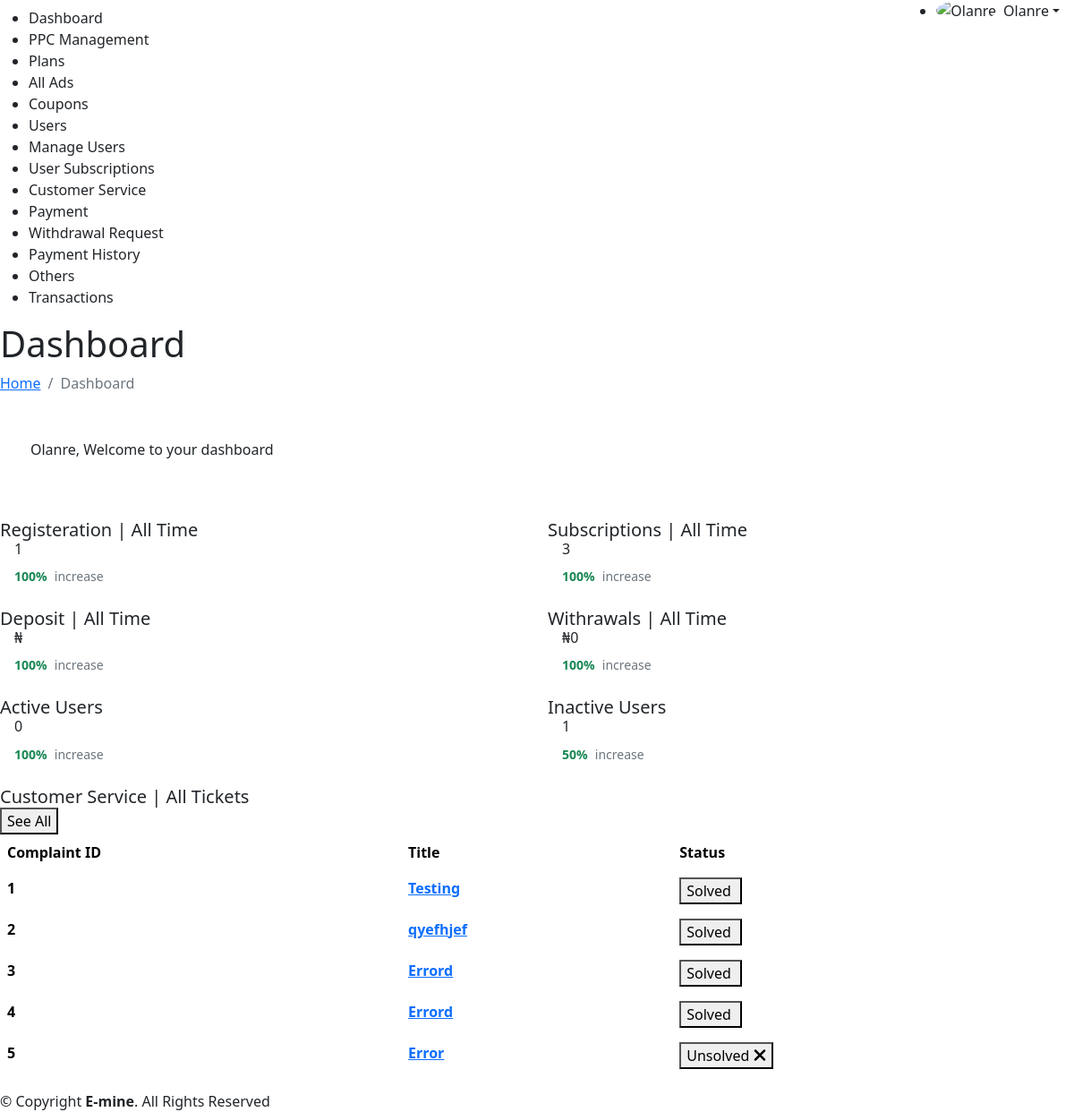
The page /admin/index/logged_in (signed in) on the database its author committed.
### tables this page shows
CREATE TABLE `support` (
  `id` int(11) NOT NULL,
  `user_id` int(11) NOT NULL,
  `subject` varchar(255) NOT NULL,
  `message` text NOT NULL,
  `status` int(11) NOT NULL,
  `reply` text NOT NULL,
  `created_on` timestamp NOT NULL DEFAULT current_timestamp(),
  `updated_on` varchar(50) DEFAULT NULL
);

### admin/config/function.php (called while the page is built, shortened)
<?php
    require_once('conn.php');
    function get_row_count($table) {
        try {
            global $db;
            $sql = "SELECT * FROM {$table}";
            $query = $db->prepare($sql);
            $query->execute();
            return $query->rowCount();
        } catch (PDOException $e) {}
    }
    function number_of_active_users() {
        global $db;
        $sql = "SELECT * FROM `users` WHERE `verification` = 1";
        $query = $db->prepare($sql);
        $query->execute();
        $users = $query->fetchAll(PDO::FETCH_ASSOC);
        return $query->rowCount();
    }
    function number_of_inactive_users() {
        global $db;
        $sql = "SELECT * FROM `users` WHERE `verification` = 0";
        $query = $db->prepare($sql);
        $query->execute();
        return $query->rowCount();
    }
    function get_total_withdrawal_amount() {
        global $db;
        $sql = "SELECT SUM(amount) AS total_withdraw FROM `withdrawals` WHERE `status` = 1";
        $query = $db->query($sql);
        return $query->fetch(PDO::FETCH_ASSOC)["total_withdraw"];
    }
?>

### admin/index.php (the view, shortened to what this page needs)
<?php
	require_once("config/function.php");
	if (isset($_SESSION['user'])  && isset($_SESSION['user_id']) && $_SESSION['position'] == "admin") {
		$user = $_SESSION['user'];
	} else {
		session_destroy();
		header("Location: /logged_out");
	}
	require_once("layout/admin-header.php");?>
	<main id="main" class="main">
		<section class="section dashboard">
			<div class="pagetitle">
				<h1>Dashboard</h1>
				<nav>
				  <ol class="breadcrumb">
					<li class="breadcrumb-item"><a href="index.php">Home</a></li>
					<li class="breadcrumb-item active">Dashboard</li>
				  </ol>
				</nav>
			</div>
			<?php if (isset($_GET["login"]) && ($_GET["login"] == true)) { ?>
				<div class="alert success mb-3">
					<p class="alert"><?= $user ?>, Welcome to your dashboard</p>
				</div>
			<?php } elseif (isset($_GET["register"]) && ($_GET["register"] == true)) { ?>
				<div class="alert success mb-3">
					<p class="alert"><?= $user ?>, Your account has been created successfully</p>
				</div>
			<?php } ?>
			<div class="row">
				<div class="col-12">
					<div class="row">
						<div class="col-xxl-4 col-md-6">
							<div class="info-card sales-card">
								<div class="card-body">
									<h5 class="card-title">Registeration <span>| All Time</span></h5>
									<div class="d-flex align-items-center">
										<div class="ps-3">
											<h6 class="b-5"><?= empty(get_row_count("users")) ? 0 : get_row_count("users")?></h6>
											<span class="text-success small pt-1 fw-bold">100%</span> <span class="text-muted small pt-2 ps-1">increase</span>
										</div>
									</div>
								</div>
							</div>
						</div>
						<div class="col-xxl-4 col-md-6 tab-mt-3">
							<div class="info-card revenue-card">
								<div class="card-body">
								<h5 class="card-title">Subscriptions <span>| All Time</span></h5>
								<div class="d-flex align-items-center">
									<div class="ps-3">
									<h6 class="b-5"><?= empty(get_row_count("Subscriptions")) ? 0 : get_row_count("Subscriptions") ?></h6>
									<span class="text-success small pt-1 fw-bold">100%</span> <span class="text-muted small pt-2 ps-1">increase</span>
									</div>
								</div>
								</div>
							</div>
						</div>
							<div class="col-xxl-4 col-md-6 mt-4">
								<div class="info-card sales-card">
									<div class="card-body">
										<h5 class="card-title">Deposit <span>| All Time</span></h5>
										<div class="d-flex align-items-center">
											<div class="ps-3">
												<h6 class="b-5">₦<?= "" ?></h6>
												<span class="text-success small pt-1 fw-bold">100%</span> <span class="text-muted small pt-2 ps-1">increase</span>
											</div>
										</div>
									</div>
								</div>
							</div>
							<div class="col-xxl-4 col-md-6 tab-mt-3 mt-4">
								<div class="info-card revenue-card">
									<div class="card-body">
									<h5 class="card-title">Withrawals <span>| All Time</span></h5>
									<div class="d-flex align-items-center">
										<div class="ps-3">
										<h6 class="b-5">₦<?= number_format(get_total_withdrawal_amount()) ?></h6>
										<span class="text-success small pt-1 fw-bold">100%</span> <span class="text-muted small pt-2 ps-1">increase</span>
										</div>
									</div>
									</div>
								</div>
							</div>
							<div class="col-xxl-4 col-md-6 mt-4">
								<div class="info-card sales-card">
									<div class="card-body">
										<h5 class="card-title"> Active Users</h5>
										<div class="d-flex align-items-center">
											<div class="ps-3">
												<h6 class="b-5"><?= number_of_active_users(); ?></h6>
												<span class="text-success small pt-1 fw-bold">100%</span> <span class="text-muted small pt-2 ps-1">increase</span>
											</div>
										</div>
									</div>
								</div>
							</div>
							<div class="col-xxl-4 col-md-6 tab-mt-3 mt-4">
								<div class="info-card revenue-card">
									<div class="card-body">
									<h5 class="card-title">Inactive Users</h5>
									<div class="d-flex align-items-center">
										<div class="ps-3">
										<h6 class="b-5"><?= number_of_inactive_users(); ?></h6>
										<span class="text-success small pt-1 fw-bold">50%</span> <span class="text-muted small pt-2 ps-1">increase</span>
										</div>
									</div>
									</div>
								</div>
							</div>
						<div class="col-12 mt-4">
							<div class="info-card top-selling overflow-auto">
								<div class="card-body pb-0">
									<div class="flex-between ai-center no-break">
										<h5 class="card-title">Customer Service <span>| All Tickets</span></h5>
										<a href="complaints"><button class="btn2">See All</button></a>
									</div>
								<table class="table table-borderless" id="complaints">
									<thead>
										<tr>
											<th scope="col" style="color: #000;">Complaint ID</th>
											<th scope="col" style="color: #000;">Title</th>
											<th scope="col" style="color: #000;">Status</th>
										</tr>
									</thead>
									<tbody>
										<?php
											global $db;
											$ticket_sql = "SELECT * FROM  `support` LIMIT 5";
											$ticket_query = $db->query($ticket_sql);
											$ticket_query->execute();
											$number_of_tickets = $ticket_query->rowCount();
											$ticket_details = $ticket_query->fetchAll(PDO::FETCH_ASSOC);
											if ($number_of_tickets > 0) {
												foreach ($ticket_details as $ticket): ?>
													<tr>
														<th scope="row" style="color: #000;"><?= $ticket["id"] ?></th>
														<td><a href="complaints/<?= $ticket["id"] ?>" class="secondary fw-bold"><?= $ticket["subject"] ?></a></td>
														<td>
															<?php if ($ticket["status"] == 1) { ?>
																<button class="warning-btn mobile-w-fit">
																	<span>Processing...</span>
																</button>
															<?php } elseif ($ticket["status"] == 2) { ?>
																<button class="success-btn mobile-w-fit">
																	<span>Solved</span>
																</button>
															<?php } else { ?>
																<button class="danger-btn mobile-w-fit">
																	<span>Unsolved</span>
																	<i class="fa-solid fa-xmark fa-lg"></i>
																</button>
															<?php } ?>
														</td>
													</tr>
												<?php endforeach;
											}
										?>
									</tbody>
								</table>
								</div>
							</div>
						</div>
					</div>
				</div>
			</div>
		</section>
	</main>
	<?php require_once("layout/admin-footer.php");
?>

### rows shown on the page
support: id "1", subject "Testing", status "Solved"
support: id "2", subject "qyefhjef", status "Solved"
support: id "3", subject "Errord", status "Solved"
support: id "4", subject "Errord", status "Solved"
support: id "5", subject "Error", status "Unsolved"

### other values the page prints
$user "Olanre"
get_row_count("users") "1"
get_row_count("Subscriptions") "3"
get_total_withdrawal_amount() "0"
number_of_active_users() "0"
number_of_inactive_users() "1"
